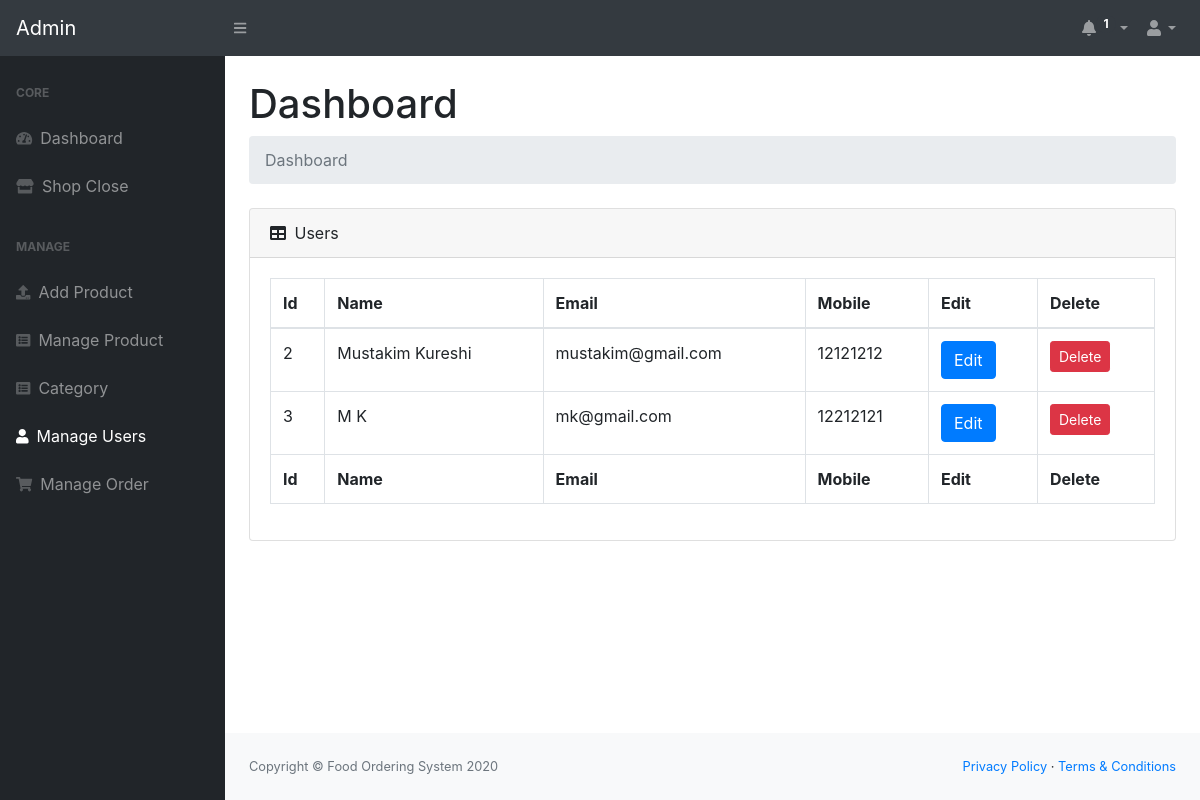
The page /admin/manage_user.php (signed in) on the database as committed earlier.
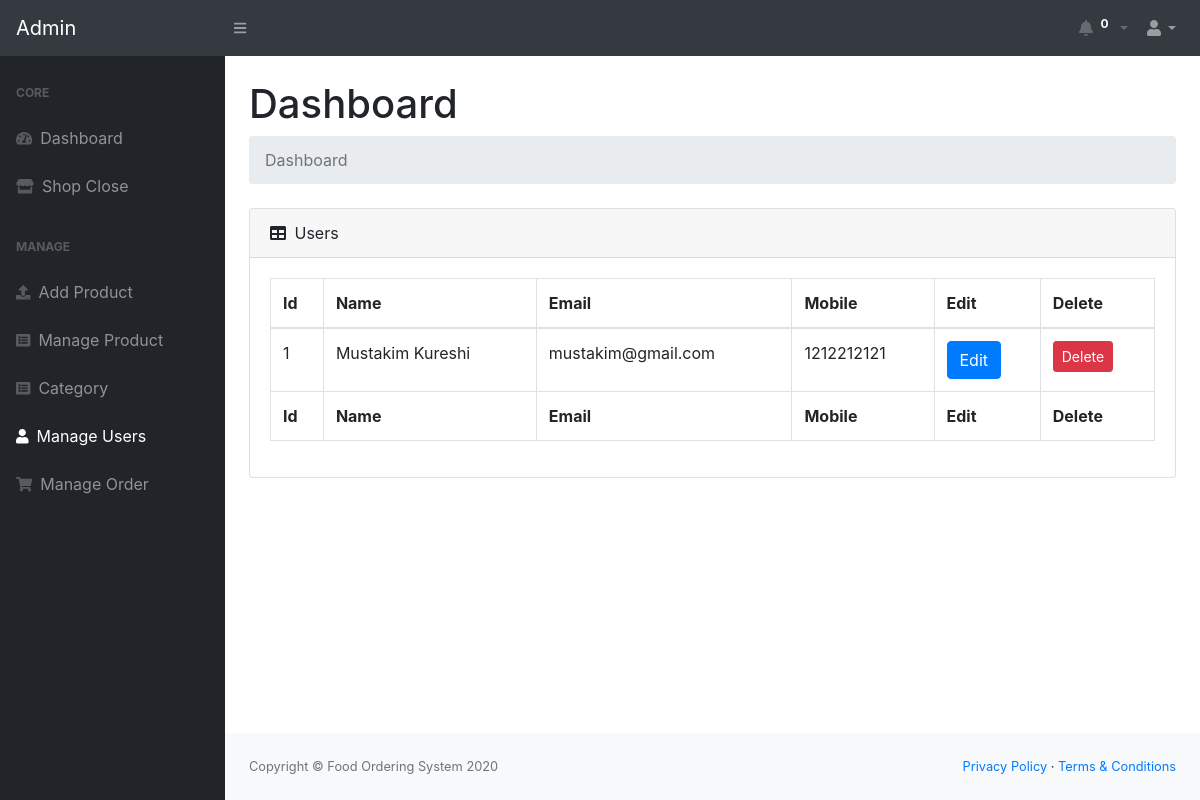
The same page on the database as committed later.
### tables this page shows
CREATE TABLE IF NOT EXISTS `users` (
  `user_id` int(20) NOT NULL AUTO_INCREMENT,
  `fname` varchar(20) NOT NULL,
  `lname` varchar(20) NOT NULL,
  `email` varchar(20) NOT NULL,
  `mobile` int(15) NOT NULL,
  `pass` varchar(20) NOT NULL,
  `datetime` timestamp NOT NULL DEFAULT current_timestamp(),
  PRIMARY KEY (`user_id`)
);

### admin/manage_user.php (the view, shortened to what this page needs)
<?php
include 'php_files/config.php';
if (isset($_SESSION['admin'])) {
    include 'sidebar_nav.php';
    $qr = "SELECT * FROM `users`";
    $res = mysqli_query($conn, $qr);
?>
<main class="container-fluid">
    <h1 class="mt-4">Dashboard</h1>
    <ol class="breadcrumb mb-4">
        <li class="breadcrumb-item active">Dashboard</li>
    </ol>
    <?php
        if (isset($_GET['u_id'])) {
            $id = $_GET['u_id'];
            $s_qr2 = "SELECT * FROM `users` WHERE `user_id`=$id";
            $s_res = mysqli_query($conn, $s_qr2);
            $s_row = mysqli_fetch_assoc($s_res);
            if (isset($_POST['sub'])) {
                $lname = mysqli_escape_string($conn, $_POST['lname']);
                $fname = mysqli_escape_string($conn, $_POST['fname']);
                $email = mysqli_escape_string($conn, $_POST['email']);
                $mob = mysqli_escape_string($conn, $_POST['mob']);
                $u_qr = "UPDATE `users` SET `fname`='$fname',`lname`='$lname',`email`='$email',`mobile`='$mob' WHERE `user_id`=$id";
                $u_res = mysqli_query($conn, $u_qr);
                if ($u_res) {
        ?>
    <script>
    $.alert({
        title: 'Successfully',
        content: 'User Data Updated Successfully',
        type: 'green',
        typeAnimated: true,
        animation: 'opacity',
        closeAnimation: 'rotateX',
    });
    // window.location.href = "manage_user.php";
    </script>
    <?php
                } else {
                    echo "error " . mysqli_error($conn);
                }
            }
            ?>
    <form method="post">
        <div class="card">
            <div class="text-center card-header ">
                Edit User
            </div>
            <div class="card-body">
                <div class="form-group">
                    <label for="my-input">First Name </label>
                    <input id="my-input" class="form-control" type="text" required name="fname"
                        value="<?= $s_row['fname'] ?>">
                </div>
                <div class="form-group">
                    <label for="my-input2">Last Name</label>
                    <input id="my-input2" class="form-control" required type="text" name="lname"
                        value="<?= $s_row['lname'] ?>">
                </div>
                <div class="form-group">
                    <label for="my-input3">Email </label>
                    <input id="my-input3" class="form-control" required type="email" name="email"
                        value="<?= $s_row['email'] ?>">
                </div>
                <div class="form-group">
                    <label for="my-input4">Mobile </label>
                    <input id="my-input4" class="form-control" pattern="[0-9]{10}" required type="tel" name="mob"
                        value="<?= $s_row['mobile'] ?>">
                </div>
            </div>
            <div class="card-footer">
                <input class="btn btn-primary float-right" type="submit" name="sub" value="Update">
            </div>
        </div>
    </form>
    <?php
        } else {
        ?>
    <div class="card mb-4">
        <div class="card-header">
            <i class="fas fa-table mr-1"></i>
            Users
        </div>
        <div class="card-body">
            <div class="table-responsive">
                <table class="table table-bordered" id="dataTable" width="100%" cellspacing="0">
                    <thead>
                        <tr class="text-capitalize">
                            <th>Id</th>
                            <th>Name</th>
                            <th>email</th>
                            <th>mobile</th>
                            <th>edit</th>
                            <th>delete</th>
                        </tr>
                    </thead>
                    <tbody>
                        <?php while ($row = mysqli_fetch_assoc($res)) { ?>
                        <tr>
                            <td><?= $row['user_id'] ?></td>
                            <td class="text-capitalize">
                                <?php
                                            echo $row['fname'] . " ";
                                            echo $row['lname'];
                                            ?>
                            </td>
                            <td><?= $row['email'] ?></td>
                            <td><?= $row['mobile'] ?></td>
                            <td><a href="manage_user.php?u_id=<?= $row['user_id'] ?>" class="btn btn-primary"
                                    role="button">Edit</a></td>
                            <td><a href="delete.php?user_id=<?= $row['user_id'] ?>" class="btn btn-danger btn-sm">
                                    Delete</a>
                            </td>
                        </tr>
                        <?php } ?>
                    </tbody>
                    <tfoot>
                        <tr class="text-capitalize">
                            <th>Id</th>
                            <th>Name</th>
                            <th>email</th>
                            <th>mobile</th>
                            <th>edit</th>
                            <th>delete</th>
                        </tr>
                    </tfoot>
                </table>
            </div>
        </div>
    </div>
    <?php } ?>
</main>
<?php
    include 'footer.php';
} else {
    header('login.php');
}
?>

### admin/sidebar_nav.php (shortened to what this page needs)
<!DOCTYPE html>
<html lang="en">
<head>
    <link rel="stylesheet" href="style.css">
</head>
<body class="sb-nav-fixed">
    <?php
    include 'php_files/config.php';
    $qr = "SELECT * FROM `take_order` INNER JOIN `users` WHERE `users`.`user_id`=`take_order`.`user_id` AND `status`='pending'";
    $res = mysqli_query($conn, $qr);
    $no_rows = mysqli_num_rows($res);
    ?>
    <nav class="sb-topnav navbar navbar-expand navbar-dark bg-dark">
        <a class="navbar-brand" href="index.php">Admin</a>
        <button class="btn btn-link btn-sm order-1 order-lg-0" id="sidebarToggle" href="#"><i
                class="fas fa-bars"></i></button>
        <ul class="navbar-nav ml-auto ml-md-0">
            <li class="nav-item dropdown">
                <a class="nav-link dropdown-toggle <?php echo ($no_rows == 0) ? "disabled" : "enabled"; ?>"
                    id="userDropdown2" href="#" role="button" data-toggle="dropdown" aria-haspopup="true"
                    aria-expanded="false"><i class="fa fa-bell" aria-hidden="true"></i><sup
                        class="badge badge-pill badge-dark"><?= $no_rows ?></sup></a>
            </li>
            <li class="nav-item dropdown">
                <a class="nav-link dropdown-toggle" id="userDropdown" href="#" role="button" data-toggle="dropdown"
                    aria-haspopup="true" aria-expanded="false"><i class="fas fa-user fa-fw"></i></a>
            </li>
        </ul>
    </nav>
    <div id="layoutSidenav">
        <div id="layoutSidenav_nav">
            <nav class="sb-sidenav accordion sb-sidenav-dark" id="sidenavAccordion">
                <div class="sb-sidenav-menu">
                    <div class="nav">
                        <div class="sb-sidenav-menu-heading">Core</div>
                        <a class="nav-link" href="index.php">
                            <div class="sb-nav-link-icon"><i class="fas fa-tachometer-alt"></i></div>
                            Dashboard
                        </a>
                        <a class="nav-link" href="shop_close.php">
                            <div class="sb-nav-link-icon"><i class="fas fa-store"></i></div>
                            Shop Close
                        </a>
                        <div class="sb-sidenav-menu-heading">Manage</div>
                        <a class="nav-link" href="addproduct.php">
                            <div class="sb-nav-link-icon">
                                <i class="fas fa-upload"></i>
                            </div>
                            Add Product
                        </a>
                        <a class="nav-link" href="manage_product.php">
                            <div class="sb-nav-link-icon">
                                <i class="fa fa-list-alt" aria-hidden="true"></i>
                            </div>
                            Manage Product
                        </a>
                        <a class="nav-link" href="category.php">
                            <div class="sb-nav-link-icon">
                                <i class="fa fa-list-alt" aria-hidden="true"></i>
                            </div>
                            Category
                        </a>
                        <a class="nav-link" href="manage_user.php">
                            <div class="sb-nav-link-icon">
                                <i class="fa fa-user" aria-hidden="true"></i>
                            </div> Manage Users
                        </a>
                        <a class="nav-link" href="manage_order.php">
                            <div class="sb-nav-link-icon">
                                <i class="fa fa-shopping-cart" aria-hidden="true"></i>
                            </div> Manage Order
                        </a>
                    </div>
                </div>
            </nav>
        </div>
        <div id="layoutSidenav_content">

### admin/footer.php (shortened to what this page needs)
<footer class="py-4 bg-light mt-auto">
    <div class="container-fluid">
        <div class="d-flex align-items-center justify-content-between small">
            <div class="text-muted">Copyright &copy; Food Ordering System 2020</div>
            <div>
                <a href="#">Privacy Policy</a>
                &middot;
                <a href="#">Terms &amp; Conditions</a>
            </div>
        </div>
    </div>
</footer>
</div>
</div>
</body>
</html>

Rows that differ between the two databases and show on the page:
removed users: user_id "2", fname "Mustakim", lname "Kureshi", email "mustakim@gmail.com", mobile "12121212"
removed users: user_id "3", fname "M", lname "K", email "mk@gmail.com", mobile "12212121"
added users: user_id "1", fname "Mustakim", lname "Kureshi", email "mustakim@gmail.com", mobile "1212212121"
Other text that changed with them:
$no_rows: "1" → "0"
